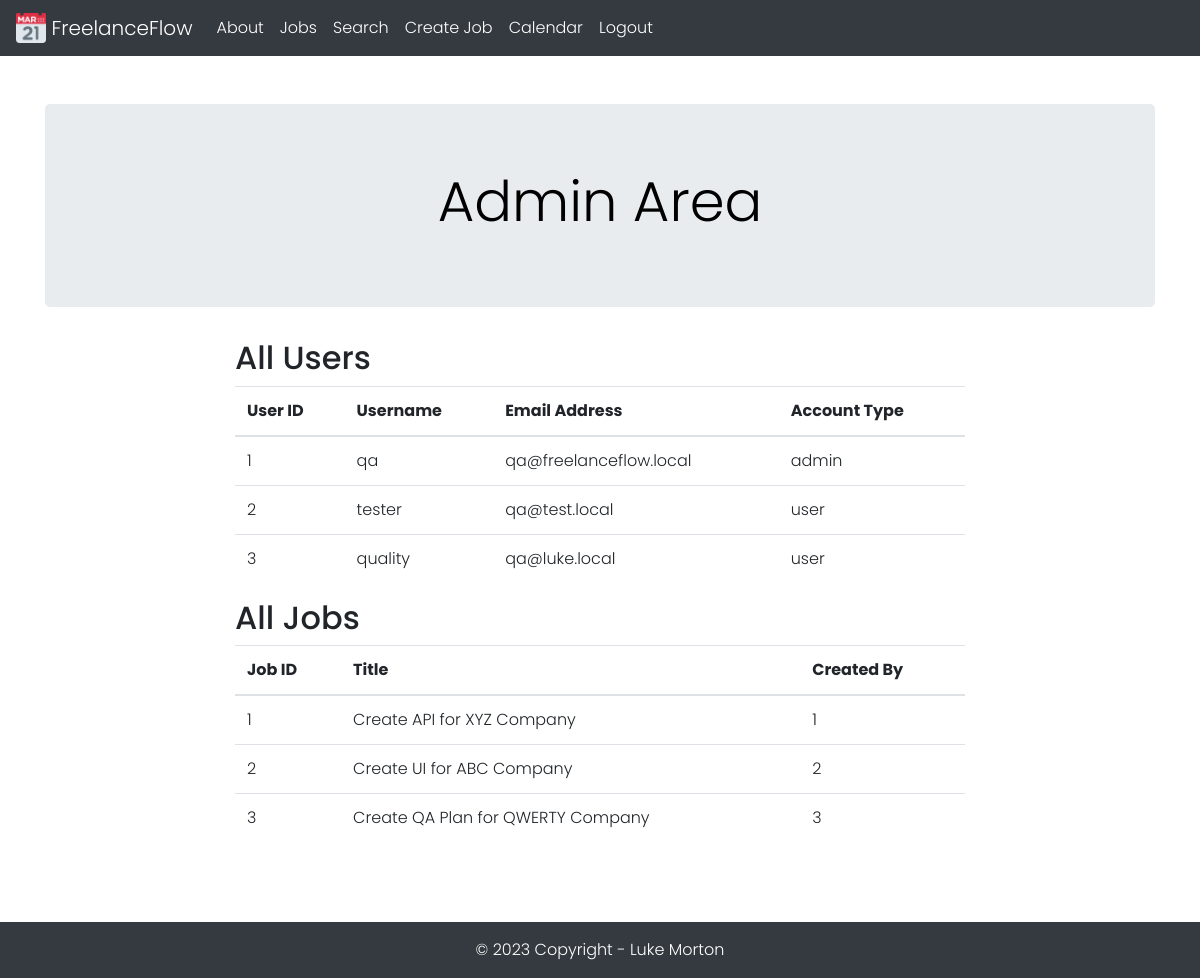
Page /admin (signed in) on the committed database.
### tables this page shows
CREATE TABLE Users (
    userid INTEGER PRIMARY KEY AUTOINCREMENT,
    username TEXT NOT NULL,
    password TEXT NOT NULL,
    emailaddress TEXT NOT NULL,
    firstname TEXT NOT NULL,
    lastname TEXT NOT NULL,
    accounttype TEXT NOT NULL DEFAULT 'user'
);

CREATE TABLE Jobs (
    jobid INTEGER PRIMARY KEY AUTOINCREMENT,
    title TEXT NOT NULL,
    description TEXT NOT NULL,
    datecreated TEXT NOT NULL,
    deadline TEXT NOT NULL,
    status TEXT NOT NULL,
    quotation REAL NOT NULL,
    createdby INTEGER,
    FOREIGN KEY (createdby) REFERENCES Users(userid)
);

### application.py (the view)
@app.route('/admin')
@login_required
def admin():
    if current_user.accounttype == 'admin':
        all_users = get_all_users()
        all_jobs = get_all_jobs_admin()
        return render_template('admin.html', all_users=all_users, all_jobs=all_jobs)
    else:
        return redirect(url_for('index'))

### application.py (called while the page is built)
def database_connection():
    conn = sqlite3.connect('freelanceflow.db')
    conn.row_factory = sqlite3.Row
    return conn

@login_manager.user_loader
def load_user(user_id):
    conn = database_connection()
    user_data = conn.execute('SELECT * FROM Users WHERE userid = ?', (user_id,)).fetchone()
    conn.close()
    if user_data is None:
        return None
    user = User(user_data['userid'], user_data['emailaddress'], user_data['password'], user_data['firstname'], user_data['lastname'], user_data['username'], user_data['accounttype'])
    return user

def get_all_jobs_admin():
    conn = database_connection()
    all_jobs = conn.execute('SELECT * FROM Jobs').fetchall()
    conn.close()
    return all_jobs

def get_all_users():
    conn = database_connection()
    all_users = conn.execute('SELECT * FROM Users').fetchall()
    conn.close()
    return all_users

### templates/admin.html (shortened to what this page needs)
{% extends 'base.html' %}
{% block jumbotron_title %} Admin Area {% endblock %}
{% block content %}
    <div class="container">
        <div class="row justify-content-center">
            <div class="col-md-8">
                <h2>All Users</h2>
                <table class="table">
                    <thead>
                        <tr>
                            <th>User ID</th>
                            <th>Username</th>
                            <th>Email Address</th>
                            <th>Account Type</th>
                        </tr>
                    </thead>
                    <tbody>
                        {% for user in all_users %}
                            <tr>
                                <td>{{ user['userid'] }}</td>
                                <td>{{ user['username'] }}</td>
                                <td>{{ user['emailaddress'] }}</td>
                                <td>{{ user['accounttype'] }}</td>
                            </tr>
                        {% endfor %}
                    </tbody>
                </table>
                <h2>All Jobs</h2>
                <table class="table">
                    <thead>
                        <tr>
                            <th>Job ID</th>
                            <th>Title</th>
                            <th>Created By</th>
                        </tr>
                    </thead>
                    <tbody>
                        {% for job in all_jobs %}
                            <tr>
                                <td>{{ job['jobid'] }}</td>
                                <td>{{ job['title'] }}</td>
                                <td>{{ job['createdby'] }}</td>
                            </tr>
                        {% endfor %}
                    </tbody>
                </table>
            </div>
        </div>
    </div>
{% endblock %}

### templates/base.html (shortened to what this page needs)
<!doctype html>
<html lang="en">
  <head>
    <link rel="stylesheet" href="https://cdn.jsdelivr.net/npm/bootstrap@4.4.1/dist/css/bootstrap.min.css">
    <link rel="stylesheet" href="https://cdn.datatables.net/1.13.6/css/jquery.dataTables.css">
    <link rel="stylesheet" href="../../static/css/style.css">
  </head>
  <body>
    <nav class="navbar navbar-expand-md navbar-dark bg-dark">
        <a class="navbar-brand" href="{{ url_for('index')}}">
          <img src="../../static/images/logo.png" width="30" height="30" class="d-inline-block align-top" alt="FreelanceFlow Logo">
          FreelanceFlow
        </a>
        <div class="collapse navbar-collapse" id="navbarNav">
            <ul class="navbar-nav">
              {% if current_user.is_authenticated %}
                <li class="nav-item active">
                  <a class="nav-link" href="{{ url_for('about')}}">About</a>
                </li>
                <li class="nav-item active">
                  <a class="nav-link" href="{{ url_for('jobs')}}">Jobs</a>
                </li>
                <li class="nav-item active">
                  <a class="nav-link" href="{{ url_for('search')}}">Search</a>
                </li>
                <li class="nav-item active">
                  <a class="nav-link" href="{{ url_for('createjob')}}">Create Job</a>
                </li>
                <li class="nav-item active">
                  <a class="nav-link" href="{{ url_for('calendar')}}">Calendar</a>
                </li>
                <li class="nav-item active">
                  <a class="nav-link" href="{{ url_for('logout')}}">Logout</a>
                </li>
              {% endif %}
            </ul>
        </div>
    </nav>
    <div class="content">
      <div class="container mt-5">
          <div class="jumbotron text-center">
              <h1 class="display-4">{% block jumbotron_title %}{% endblock %}</h1>
          </div>
      </div>
      {% block content %} {% endblock %}
    </div>
    <footer class="bg-dark text-white text-center text-lg-start fixed-bottom">
      <div class="text-center p-3">
        © 2023 Copyright - Luke Morton
      </div>
    </footer>
  </body>
</html>

### static/css/style.css (style rules this page uses)
* { margin: 0 }
html, body { width: 100%; }
body { background-color: rgb(255, 255, 255); font-family: 'Poppins', sans-serif; font-weight: 300; padding-bottom: 120px; }
h1 { color: rgb(0, 0, 0); text-align: center; }

### rows in the picture
Users: userid "1", username "qa", emailaddress "qa@freelanceflow.local", accounttype "admin"
Users: userid "2", username "tester", emailaddress "qa@test.local", accounttype "user"
Users: userid "3", username "quality", emailaddress "qa@luke.local", accounttype "user"
Jobs: jobid "1", title "Create API for XYZ Company", createdby "1"
Jobs: jobid "2", title "Create UI for ABC Company", createdby "2"
Jobs: jobid "3", title "Create QA Plan for QWERTY Company", createdby "3"
